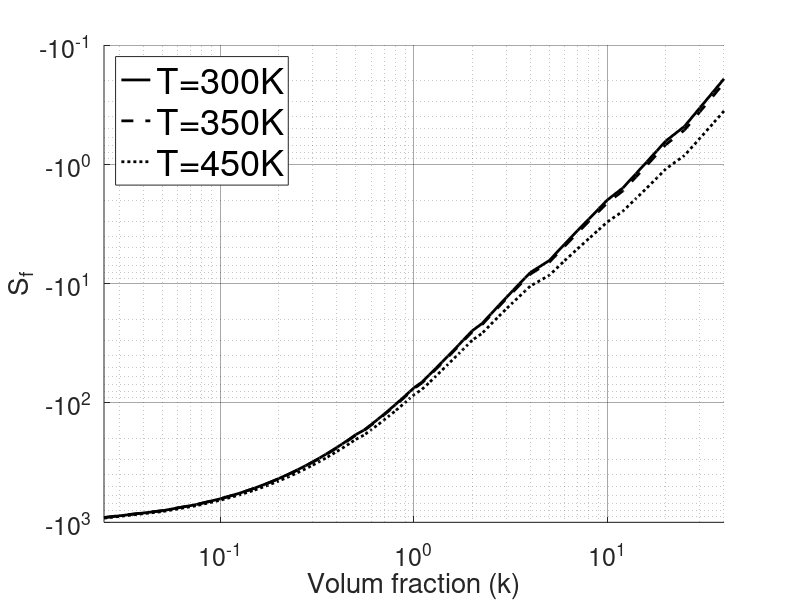

Write the MATLAB code that produced this figure.
SiNSUS_300K = [-944.1397877	-823.089096	-727.6346628	-648.2678101	-581.4817449	-524.6921676	-475.9571367	-433.7922691	-397.0456725	-364.8113504	-336.368059	-311.1353336	-288.6413677	-268.4992052	-250.3888477	-234.0436571	-219.2399011	-205.7886335	-193.5293245	-182.3248287	-167.3413371	-149.9334428	-135.0827543	-122.313913	-111.2575515	-101.6229496	-93.17863552	-85.73838762	-79.15096832	-73.29249594	-65.71561393	-57.24619236	-50.32553907	-44.60251206	-39.81927583	-35.78315173	-32.34790214	-29.4009946	-26.854754	-24.6401038	-21.44792942	-17.86403347	-15.15914669	-13.06504227	-11.40809173	-10.07213556	-8.977212949	-8.06688726	-6.408774516	-4.653176451	-3.569578448	-2.84342009	-2.327985908	-1.946347094	-1.540042993	-1.167572505	-0.917797721	-0.741437605	-0.611970304	-0.45898991	-0.320297395	-0.236405932	-0.181731417];
SiNSUS_350K = [-940.0187856	-820.4910497	-726.1551065	-647.6313155	-581.4861576	-525.1863838	-476.8265021	-434.9486984	-398.4207875	-366.3516185	-338.0312762	-312.8880419	-290.4569331	-270.3563588	-252.2705763	-235.9363462	-221.1326625	-207.6727801	-195.3979546	-184.1724921	-169.1495013	-151.6798609	-136.7609724	-123.9210473	-112.7931091	-103.0880206	-94.57533516	-87.06946886	-80.41955327	-74.50189038	-66.8429257	-58.27490798	-51.26777806	-45.46912388	-40.61978583	-36.52582894	-33.03987852	-30.04840002	-27.4628493	-25.21340325	-21.96998766	-18.32713594	-15.57645845	-13.44587673	-11.75916669	-10.39839674	-9.282377352	-8.353806649	-6.659719566	-4.861029828	-3.746022709	-2.995569087	-2.46070216	-2.063182621	-1.638162484	-1.246739776	-0.982995255	-0.796044517	-0.658360804	-0.495083088	-0.346497625	-0.256282401	-0.197323516];
SiNSUS_450K= [-953.6879053	-836.1012819	-743.1094684	-665.4626799	-599.8593054	-543.8569062	-495.6140881	-453.7192385	-417.0740729	-384.8126972	-356.2442534	-330.8115671	-308.0608531	-287.61921	-269.1776778	-252.4783359	-237.3043642	-223.4723132	-210.826037	-199.231884	-183.6652016	-165.4916062	-149.8988409	-136.4183365	-124.6845002	-114.4083691	-105.3588803	-97.34932559	-90.22740117	-83.8677953	-75.60178913	-66.30897383	-58.6671236	-52.31180525	-46.97318125	-42.4479966	-38.5808262	-35.25122575	-32.3647434	-29.84651345	-26.2022688	-22.09116742	-18.97077456	-16.54202975	-14.6100697	-13.04389622	-11.75301878	-10.67341272	-8.683684389	-6.536173338	-5.171934652	-4.231253095	-3.545249452	-3.024441768	-2.453751253	-1.913753676	-1.539219933	-1.267220547	-1.062735405	-0.814363831	-0.582439797	-0.437801694	-0.341325574];

SiNSUS_ROM300K = [-913.8918833	-800.0190882	-710.0219256	-634.8601263	-571.3485722	-517.1301209	-470.4269249	-429.8754287	-394.4141655	-363.2057756	-335.5817523	-311.0025912	-289.028609	-269.2982463	-251.5117447	-235.4186983	-220.8084745	-207.5027538	-195.3496692	-184.2191665	-169.2962554	-151.906715	-137.0219727	-124.1851721	-113.039779	-103.3039895	-94.75251768	-87.20340395	-80.50831469	-74.54530326	-66.82075251	-58.17247572	-51.09568796	-45.23844615	-40.34102087	-36.20844936	-32.69217907	-29.67750439	-27.07479388	-24.81325138	-21.55901764	-17.91484219	-15.17429962	-13.0603292	-11.39355585	-10.05408574	-8.959529887	-8.051873476	-6.404696872	-4.666554316	-3.595379916	-2.876613537	-2.364991715	-1.984847613	-1.578198323	-1.203243314	-0.950148939	-0.770435394	-0.637872214	-0.480368426	-0.336742868	-0.249355598	-0.192156183];SiNSUS_ROM350K = [-910.7150752	-798.2768074	-709.3194308	-634.9293629	-571.9938529	-518.2063073	-471.8248962	-431.5121892	-396.2259705	-365.1432729	-337.6064833	-313.0844419	-291.143917	-271.4283859	-253.6420494	-237.5376394	-222.9070231	-209.5738807	-197.3879566	-186.2204941	-171.2364329	-153.7596329	-138.7845879	-125.8574513	-114.6236382	-104.8025783	-96.16972737	-88.54353262	-81.77583656	-75.74471554	-67.9267518	-59.16764119	-51.99496776	-46.05495688	-41.08611189	-36.8918594	-33.32222409	-30.26126695	-27.6182993	-25.32162553	-22.01674199	-18.3159469	-15.53302815	-13.38647986	-11.69398074	-10.33366209	-9.221794472	-8.299441062	-6.623859539	-4.851909668	-3.755699996	-3.017042886	-2.489081253	-2.095267194	-1.672102511	-1.280013488	-1.014000342	-0.824326991	-0.683936562	-0.516488822	-0.363183011	-0.269531139	-0.208050886];
SiNSUS_ROM450K= [-923.0605475	-813.0964922	-725.8806236	-652.6639727	-590.4918118	-537.1674843	-491.0271618	-450.7897369	-415.4543139	-384.2286589	-356.4783148	-331.6897539	-309.4433061	-289.3929647	-271.2511439	-254.7770261	-239.7675706	-226.0504885	-213.4787223	-201.9260537	-186.3702766	-168.1483102	-152.4552642	-138.8419765	-126.9563265	-116.5187155	-107.3045684	-99.13163264	-91.85061626	-85.3381854	-76.85830975	-67.30842346	-59.44357188	-52.89751951	-47.39744814	-42.73672997	-38.75658729	-35.33344367	-32.37002279	-29.78896798	-26.06432773	-21.88034821	-18.72342219	-16.28123336	-14.35022132	-12.79370796	-11.51750654	-10.45519932	-8.511031976	-6.427556973	-5.110266988	-4.201938201	-3.537788579	-3.031613289	-2.47381667	-1.942292297	-1.570668342	-1.298905263	-1.093384999	-0.842040001	-0.605630083	-0.457105074	-0.357492382];

k = [ 0.025	 0.05	 0.075	 0.1	 0.125	 0.15	 0.175	 0.2	 0.225	 0.25	 0.275	 0.3	 0.325	 0.35	 0.375	 0.4	 0.425	 0.45	 0.475	 0.5	 0.55	 0.6	 0.65	 0.7	 0.75	 0.8	 0.85	 0.9	 0.95	 1	 1.1	 1.2	 1.3	 1.4	 1.5	 1.6	 1.7	 1.8	 1.9	 2	 2.25	 2.5	 2.75	 3	 3.25	 3.5	 3.75	 4	 5	 6	 7	 8	 9	 10	 12	 14	 16	 18	 20	 25	 30	 35	 40];



figure();

%     hold on;
%     plot(k, SiNSUS_300K,'-k','LineWidth',2);
%      hold on;
%     plot(k, SiNSUS_350K,'--k','LineWidth',2);
%     hold on;
%     plot(k, SiNSUS_450K,':k','LineWidth',2);

    hold on;
    plot(k, SiNSUS_ROM300K,'-k','LineWidth',2);
     hold on;
    plot(k, SiNSUS_ROM350K,'--k','LineWidth',2);
    hold on;
    plot(k, SiNSUS_ROM450K,':k','LineWidth',2);

    set(gcf, 'Position', [10, 10, 900+160, 900+180]);
    set(gca, 'GridAlpha',0.4,'FontSize',18);
    set(gca, 'XScale','log');
    set(gca, 'YScale','log');
    %title('Frequency derivation of AlO/Al');
    ylabel('S_{f}','FontSize',20);
    xlabel('Volum fraction (k)','FontSize',20);
    xlim([0 40]);
    grid on;
    
legend('T=300K','T=350K','T=450K','FontSize',26,'Location','northwest');